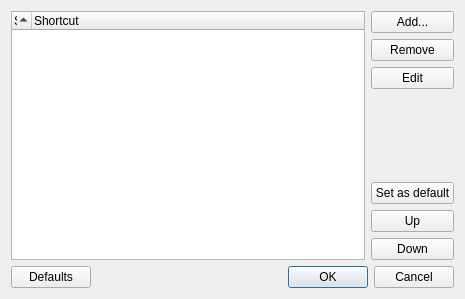
<?xml version="1.0" encoding="UTF-8"?>
<ui version="4.0">
 <class>SearchEnginesDialog</class>
 <widget class="QDialog" name="SearchEnginesDialog">
  <property name="geometry">
   <rect>
    <x>0</x>
    <y>0</y>
    <width>465</width>
    <height>299</height>
   </rect>
  </property>
  <property name="windowTitle">
   <string>Manage Search Engines</string>
  </property>
  <layout class="QGridLayout" name="gridLayout">
   <item row="0" column="1">
    <layout class="QVBoxLayout" name="verticalLayout">
     <item>
      <widget class="QPushButton" name="add">
       <property name="text">
        <string>Add...</string>
       </property>
      </widget>
     </item>
     <item>
      <widget class="QPushButton" name="remove">
       <property name="text">
        <string>Remove</string>
       </property>
      </widget>
     </item>
     <item>
      <widget class="QPushButton" name="edit">
       <property name="text">
        <string>Edit</string>
       </property>
      </widget>
     </item>
     <item>
      <spacer name="verticalSpacer">
       <property name="orientation">
        <enum>Qt::Vertical</enum>
       </property>
       <property name="sizeHint" stdset="0">
        <size>
         <width>20</width>
         <height>40</height>
        </size>
       </property>
      </spacer>
     </item>
     <item>
      <widget class="QPushButton" name="setAsDefault">
       <property name="text">
        <string>Set as default</string>
       </property>
      </widget>
     </item>
     <item>
      <widget class="QPushButton" name="moveUp">
       <property name="text">
        <string>Up</string>
       </property>
      </widget>
     </item>
     <item>
      <widget class="QPushButton" name="moveDown">
       <property name="text">
        <string>Down</string>
       </property>
      </widget>
     </item>
    </layout>
   </item>
   <item row="0" column="0">
    <widget class="QTreeWidget" name="treeWidget">
     <property name="rootIsDecorated">
      <bool>false</bool>
     </property>
     <property name="sortingEnabled">
      <bool>true</bool>
     </property>
     <attribute name="headerDefaultSectionSize">
      <number>0</number>
     </attribute>
     <column>
      <property name="text">
       <string>Search Engine</string>
      </property>
     </column>
     <column>
      <property name="text">
       <string>Shortcut</string>
      </property>
     </column>
    </widget>
   </item>
   <item row="1" column="0" colspan="2">
    <layout class="QHBoxLayout" name="horizontalLayout">
     <item>
      <widget class="QPushButton" name="defaults">
       <property name="text">
        <string>Defaults</string>
       </property>
      </widget>
     </item>
     <item>
      <spacer name="horizontalSpacer">
       <property name="orientation">
        <enum>Qt::Horizontal</enum>
       </property>
       <property name="sizeHint" stdset="0">
        <size>
         <width>40</width>
         <height>20</height>
        </size>
       </property>
      </spacer>
     </item>
     <item>
      <widget class="QDialogButtonBox" name="buttonBox">
       <property name="sizePolicy">
        <sizepolicy hsizetype="Fixed" vsizetype="Fixed">
         <horstretch>0</horstretch>
         <verstretch>0</verstretch>
        </sizepolicy>
       </property>
       <property name="orientation">
        <enum>Qt::Horizontal</enum>
       </property>
       <property name="standardButtons">
        <set>QDialogButtonBox::Cancel|QDialogButtonBox::Ok</set>
       </property>
      </widget>
     </item>
    </layout>
   </item>
  </layout>
 </widget>
 <resources/>
 <connections>
  <connection>
   <sender>buttonBox</sender>
   <signal>accepted()</signal>
   <receiver>SearchEnginesDialog</receiver>
   <slot>accept()</slot>
   <hints>
    <hint type="sourcelabel">
     <x>248</x>
     <y>254</y>
    </hint>
    <hint type="destinationlabel">
     <x>157</x>
     <y>274</y>
    </hint>
   </hints>
  </connection>
  <connection>
   <sender>buttonBox</sender>
   <signal>rejected()</signal>
   <receiver>SearchEnginesDialog</receiver>
   <slot>reject()</slot>
   <hints>
    <hint type="sourcelabel">
     <x>316</x>
     <y>260</y>
    </hint>
    <hint type="destinationlabel">
     <x>286</x>
     <y>274</y>
    </hint>
   </hints>
  </connection>
 </connections>
</ui>
